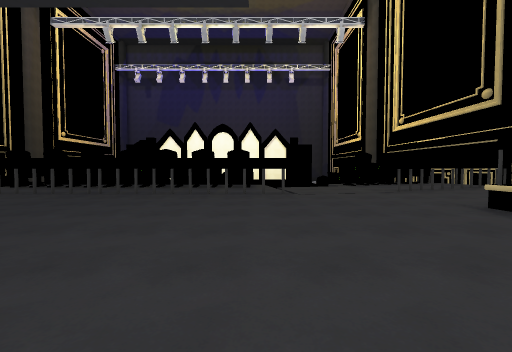
view 1 (above)

19 first-person views from a walk through a Unity game level. The camera is 1.4 m above the floor, tilts 2° down and sees 90° across. Doors are open. The floor is counted in squares, 2 m on a side. Each view is taken from the middle of a square. On the plan, view 1 faces up. The plan holds only what a view shows up to about 9 squares ahead; the rest is blank. The place goes on beyond the plan. Some surface patterns are stand-ins.

view 2
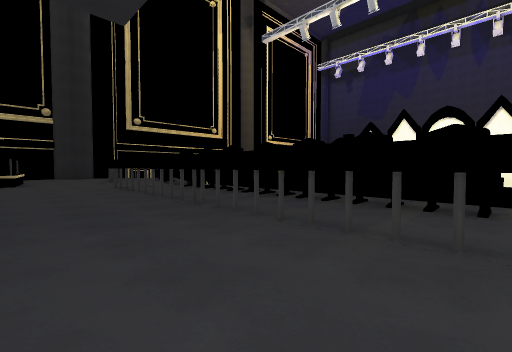

view 3
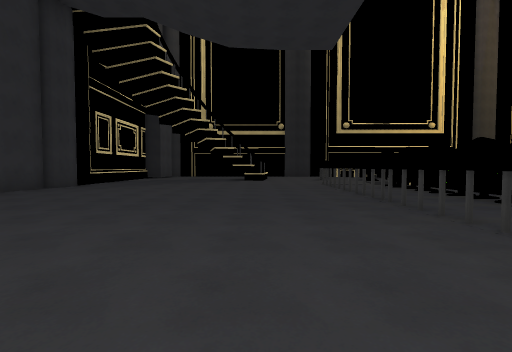

view 4
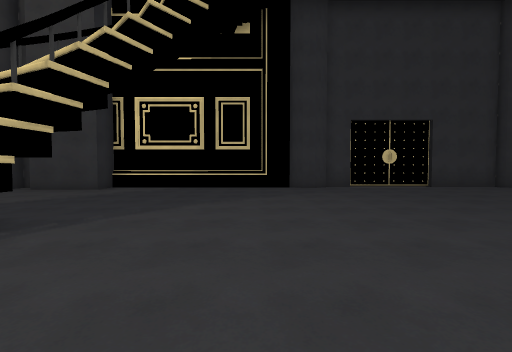

view 5
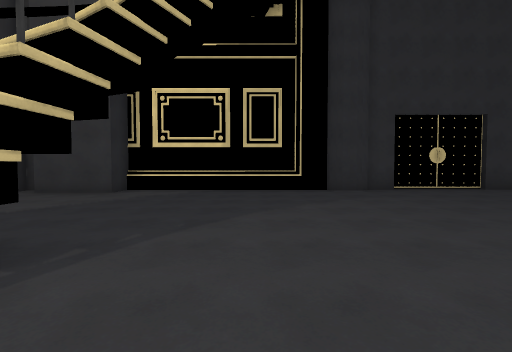

view 6
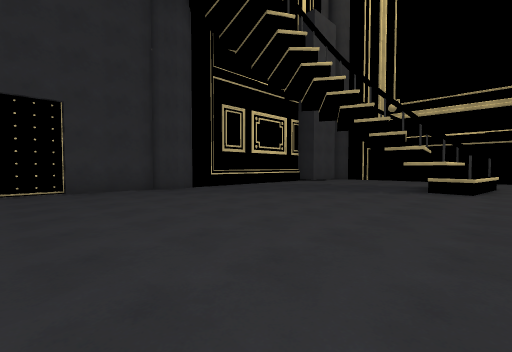

view 7
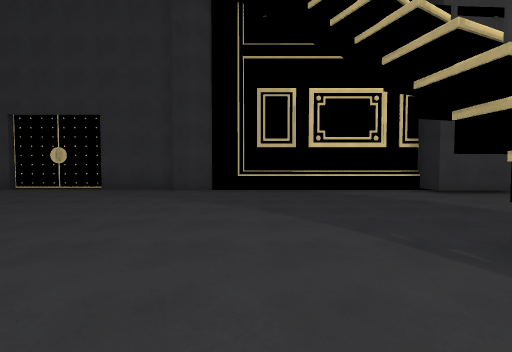

view 8
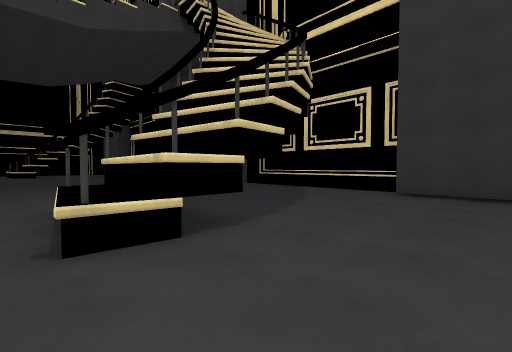

view 9
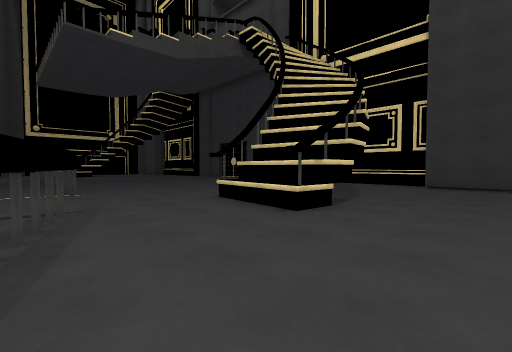

view 10
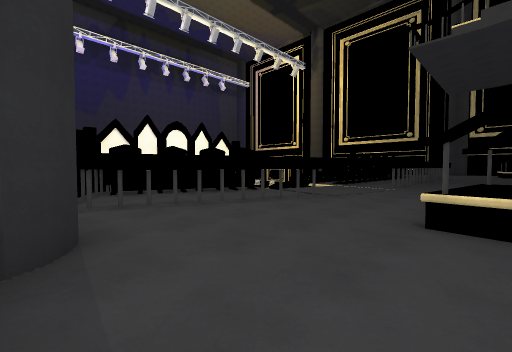

view 11
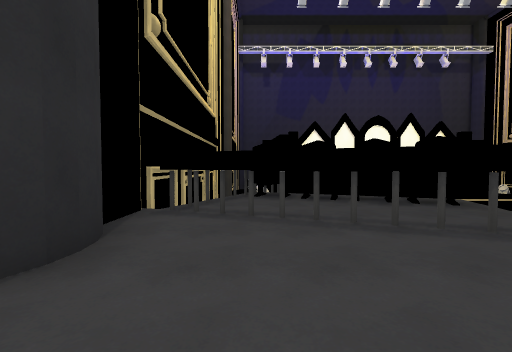

view 12
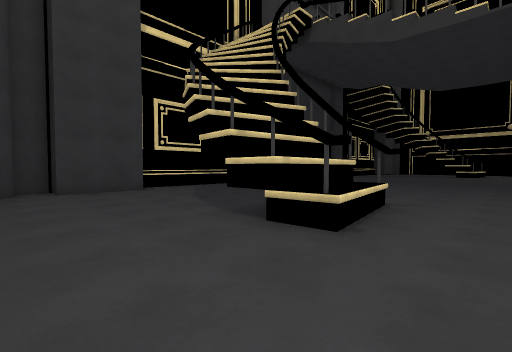

view 13
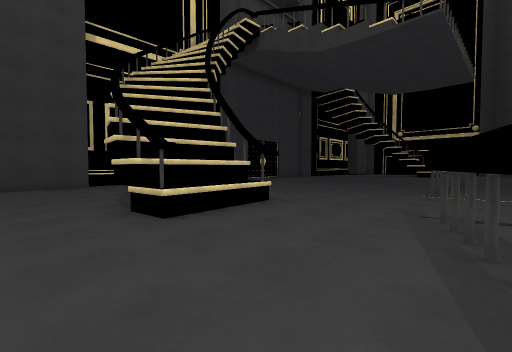

view 14
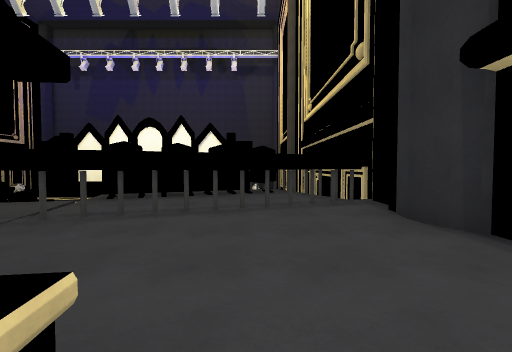

view 15
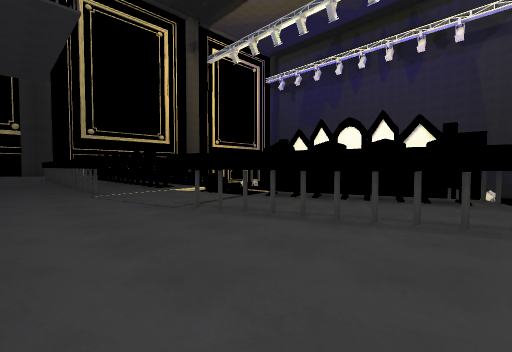

view 16
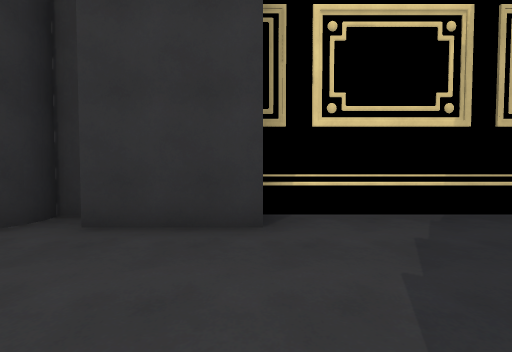

view 17
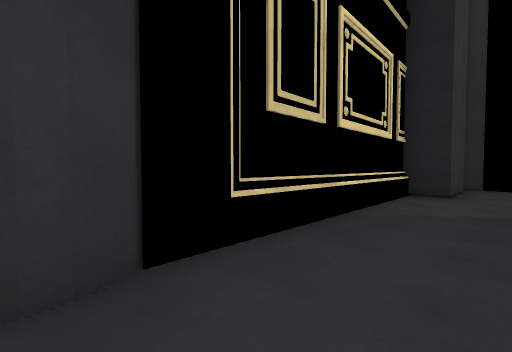

view 18
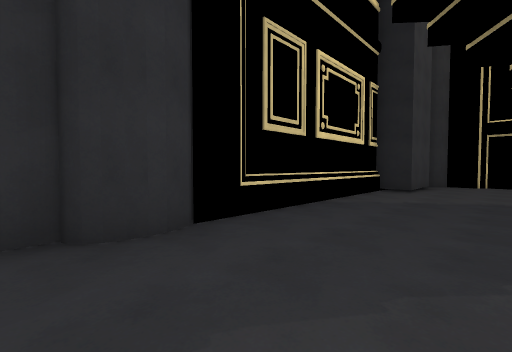

view 19
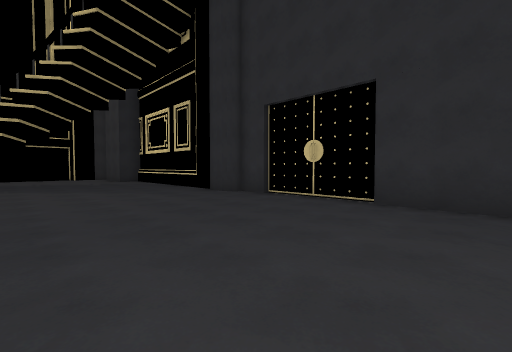

### Floor plan
Key: @ floor where view 1 was taken; # wall or solid block; x gap in a wall; . floor; ^ raised ledge; v drop or lower ground; T thing the floor can be seen under or through; O other object.
Columns run from 18 left of view 1 to 10 right of it. Each row starts with its distance up from view 1.
 12  ##OO            O   OO  O#
 11  #OOOO         OOOO   OOOO#
 10 ##..OOO        OOOO  OOOO. #
  9 ###...xv  OOOOOOOOOvv....TT#
  8 #..####...............TTT..#
  7 #........##TTTTTTTT#.......##
  6 ............................
  5 ............................
  4 ....##^...............###...
  3  ...###...............###...
  2  ......................  ...
  1  ...........................
  0 ..................@.........
 -1 #..........................
 -2 ####....................####
 -3    ########################

Where each view was taken, in squares from view 1:
view 1: 0 up, 0 right, facing up
view 2: 4 up, 0 right, facing up-left
view 3: 4 up, 1 right, facing left
view 4: 6 up, 1 right, facing down
view 5: 5 up, 2 right, facing down
view 6: 5 up, 4 left, facing down-left
view 7: 5 up, 10 left, facing down
view 8: 5 up, 17 left, facing down-right
view 9: 8 up, 17 left, facing down-right
view 10: 4 up, 18 left, facing up-right
view 11: 5 up, 16 left, facing up
view 12: 6 up, 9 right, facing down-left
view 13: 8 up, 8 right, facing down-left
view 14: 4 up, 7 right, facing up
view 15: 5 up, 8 right, facing up-left
view 16: 1 up, 6 right, facing down
view 17: 1 down, 8 left, facing down-left
view 18: 0 up, 7 left, facing down-left
view 19: 2 up, 7 left, facing down-right
